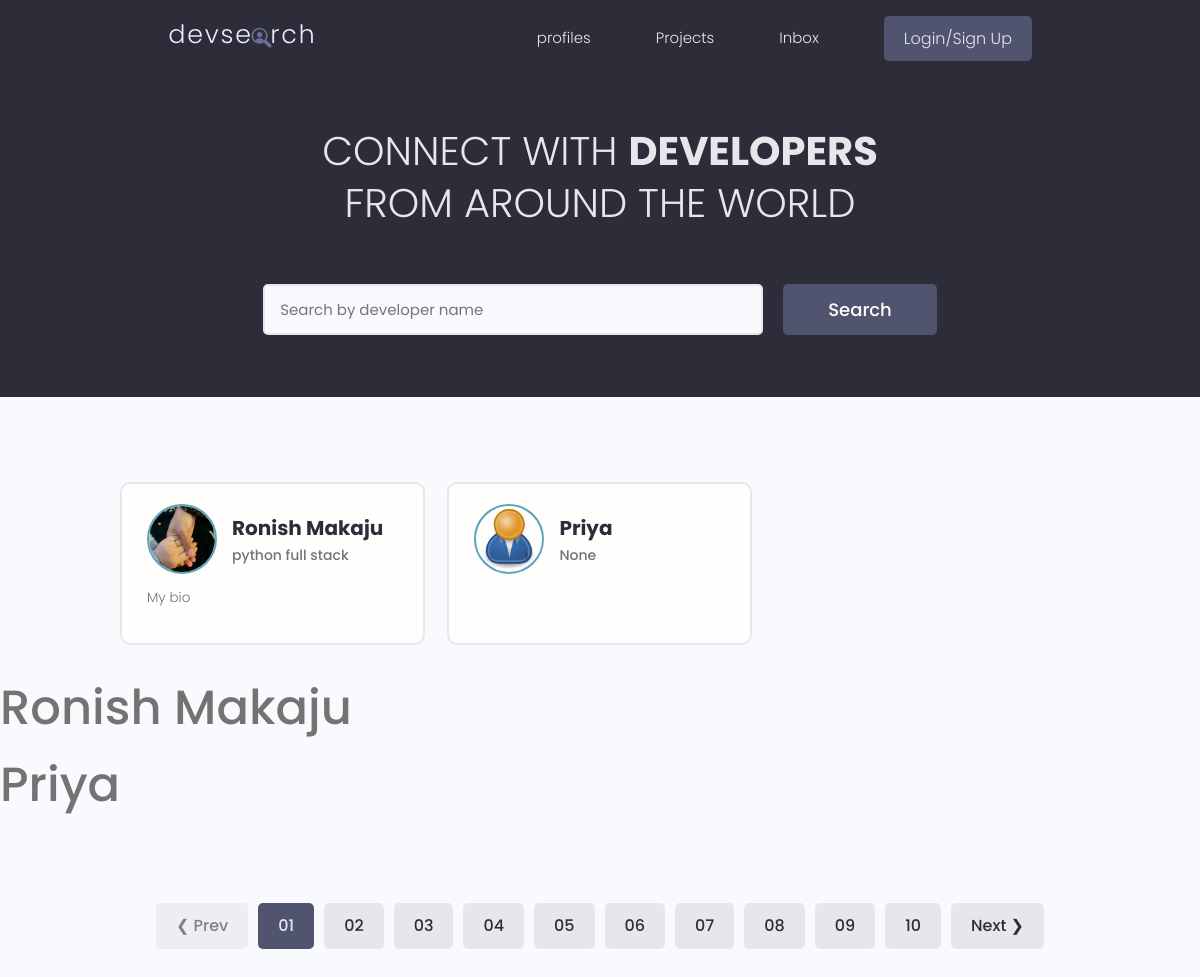
The app's page /, older data.
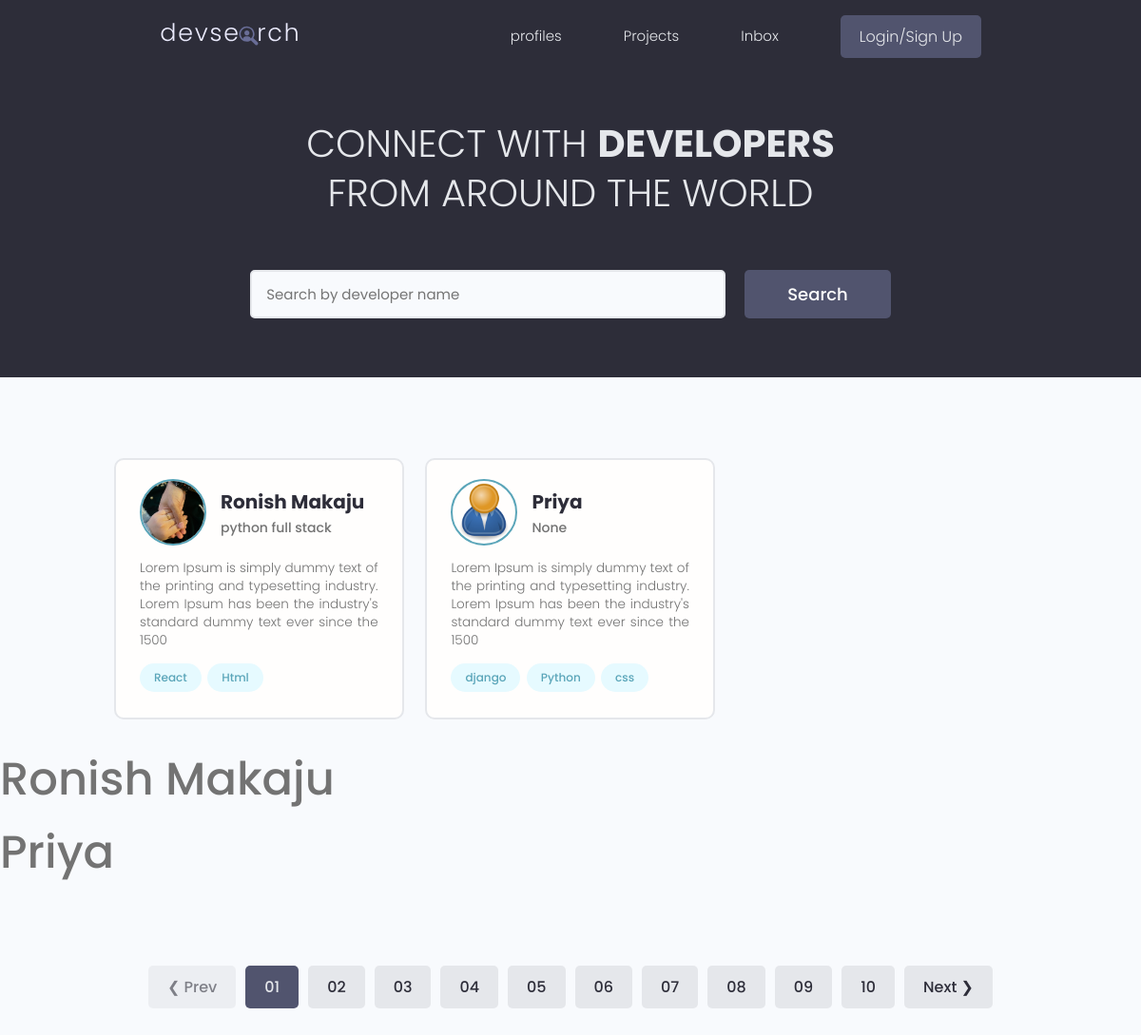
The same page, newer data.
### users/models.py (models this page shows, shortened)
class Profile(models.Model):
    user = models.OneToOneField(User, on_delete=models.CASCADE, null=True, blank=True)
    name = models.CharField(max_length=200, blank=True, null=True)
    username = models.CharField(max_length=200, blank=True, null=True)
    location = models.CharField(max_length=200, blank=True, null=True)
    email = models.EmailField(max_length=500, blank=True, null=True)
    short_intro = models.CharField(max_length=200, blank=True, null=True)
    bio = models.TextField(blank=True, null=True)
    profile_image = models.ImageField(
        null=True,
        blank=True,
        upload_to="profiles/",
        default="profiles/user-default.png",
    )
    Social_github = models.CharField(max_length=200, blank=True, null=True)
    Social_twitter = models.CharField(max_length=200, blank=True, null=True)
    Social_linkedin = models.CharField(max_length=200, blank=True, null=True)
    Social_youtube = models.CharField(max_length=200, blank=True, null=True)
    Social_website = models.CharField(max_length=200, blank=True, null=True)
    id = models.UUIDField(
        default=uuid.uuid4, unique=True, primary_key=True, editable=False
    )
    created = models.DateTimeField(auto_now_add=True)

class Skill(models.Model):
    id = models.UUIDField(
        default=uuid.uuid4, unique=True, primary_key=True, editable=False
    )
    owner = models.ForeignKey(Profile, on_delete=models.CASCADE, null=True, blank=True)
    name = models.CharField(max_length=200, blank=True, null=True)
    description = models.TextField(blank=True, null=True)
    created = models.DateTimeField(auto_now_add=True)
    def __str__(self):
        return str(self.name)

### users/views.py (the view)
# urls.py: path("", views.profiles, name="profiles"),
def profiles(request):
    profiles = Profile.objects.all()
    Skills = Skill.objects.all()
    context = {"profiles": profiles, "skills": Skills}
    return render(request, "users/profiles.html", context)

### users/templates/users/profiles.html (shortened to what this page needs)
{%extends 'main.html'%}
{%block content%}
<main class="home">
    <section class="hero-section text-center">
        <div class="container container--narrow">
            <div class="hero-section__box">
                <h2>CONNECT WITH <span>DEVELOPERS</span></h2>
                <h2>FROM AROUND THE WORLD</h2>
            </div>
            <div class="hero-section__search">
                <form class="form" action="#" method="get">
                    <div class="form__field">
                        <input class="input input--text" id="formInput#search" type="text" name="text"
                            placeholder="Search by developer name" />
                    </div>
                    <input class="btn btn--sub btn--lg" type="submit" value="Search" />
                </form>
            </div>
        </div>
    </section>
    <section class="devlist">
        <div class="container">
            <div class="grid grid--three">
                {%for profile in profiles%}
                <div class="column card">
                    <div class="dev">
                        <a href="{%url 'user-profile' profile.id%}" class="card__body">
                            <div class="dev__profile">
                                <img class="avatar avatar--md" src="{{profile.profile_image.url}}" alt="image" />
                                <div class="dev__meta">
                                    <h3>{{profile.name}}</h3>
                                    <h5>{{profile.short_intro|slice:"60"}}</h5>
                                </div>
                            </div>
                            <p class="dev__info">
                                {{profile.bio|slice:"150"}}
                            </p>
                            <div class="dev__skills">
                                {%for skill in profile.skill_set.all %}
                                <span class="tag tag--pill tag--main">
                                    <small>{{skill}}</small>
                                </span>
                                {%endfor %}
                            </div>
                        </a>
                    </div>
                </div>
                {%endfor%}
            </div>
        </div>
    </section>
    {%for p in profiles%}
    <h1>{{p.name}}</h1>
    {%endfor%}
    <div class="pagination">
        <ul class="container">
            <li><a href="#" class="btn btn--disabled">&#10094; Prev</a></li>
            <li><a href="#" class="btn btn--sub">01</a></li>
            <li><a href="#" class="btn">02</a></li>
            <li><a href="#" class="btn">03</a></li>
            <li><a href="#" class="btn">04</a></li>
            <li><a href="#" class="btn">05</a></li>
            <li><a href="#" class="btn">06</a></li>
            <li><a href="#" class="btn">07</a></li>
            <li><a href="#" class="btn">08</a></li>
            <li><a href="#" class="btn">09</a></li>
            <li><a href="#" class="btn">10</a></li>
            <li><a href="#" class="btn">Next &#10095;</a></li>
        </ul>
    </div>
</main>
{%endblock content%}

Row changes from the older to the newer data that the page shows:
changed Profile "Ronish Makaju": bio "My bio" → "Lorem Ipsum is simply dummy text of the printing and typesetting industry. Lorem Ipsum has been the industry's standard dummy text ever since the 1500"
added Skill: name "React", shown under Profile "Ronish Makaju"
added Skill: name "Html", shown under Profile "Ronish Makaju"
changed Profile "Priya": bio (not shown) → "Lorem Ipsum is simply dummy text of the printing and typesetting industry. Lorem Ipsum has been the industry's standard dummy text ever since the 1500"
added Skill: name "django", shown under Profile "Priya"
added Skill: name "Python", shown under Profile "Priya"
added Skill: name "css", shown under Profile "Priya"
